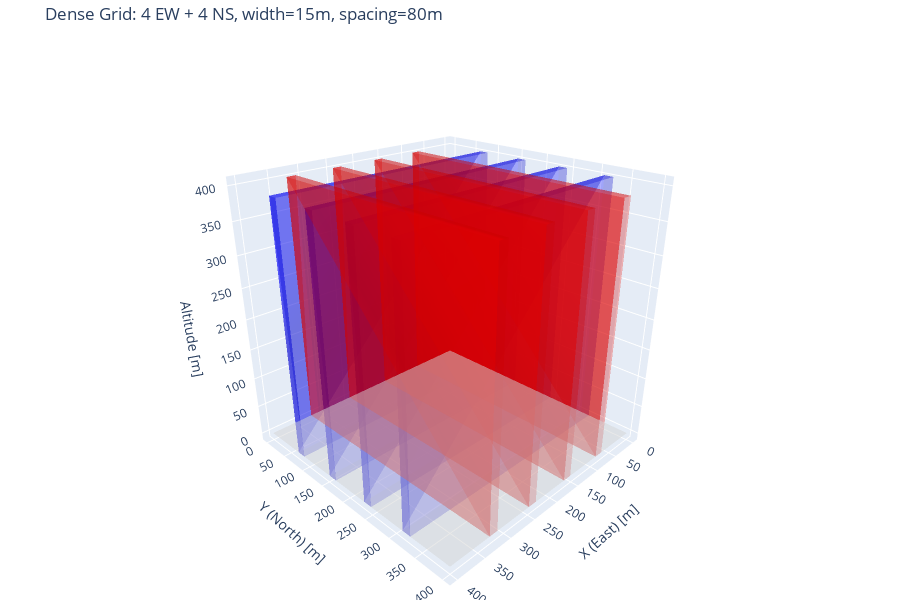

Notebook cell for this chart:
### Markdown cell above
## Example 3: Dense Grid

More corridors with tighter spacing.

### Code cell
corridors = generate_corridors(num_ew=4, num_ns=4, width="15", spacing="80", seed=42)
for c in corridors:
    print(json.dumps(c))

fig = visualize_corridors(corridors, title="Dense Grid: 4 EW + 4 NS, width=15m, spacing=80m")
fig.show()

### Figure 1 — Plotly figure (JSON) as saved in the notebook; plotly's stock layout.template omitted (floating-point values rounded to 4 significant figures)
{"data": [{"color": "blue", "hovertemplate": "ID: 0<br>Direction: EW<br>Center: 80.0m<br>Width: 15.0m<br>Altitude: 0-400m<extra></extra>", "i": [0, 0, 4, 4, 0, 1, 0, 3, 1, 2, 4, 5], "j": [1, 2, 5, 6, 1, 5, 3, 7, 2, 6, 5, 6], "k": [2, 3, 6, 7, 4, 4, 4, 4, 5, 5, 1, 2], "name": "EW corridor 0", "opacity": 0.3, "type": "mesh3d", "x": [0, 400, 400, 0, 0, 400, 400, 0], "y": [72.5, 72.5, 87.5, 87.5, 72.5, 72.5, 87.5, 87.5], "z": [0, 0, 0, 0, 400, 400, 400, 400]}, {"color": "blue", "hovertemplate": "ID: 1<br>Direction: EW<br>Center: 160.0m<br>Width: 15.0m<br>Altitude: 0-400m<extra></extra>", "i": [0, 0, 4, 4, 0, 1, 0, 3, 1, 2, 4, 5], "j": [1, 2, 5, 6, 1, 5, 3, 7, 2, 6, 5, 6], "k": [2, 3, 6, 7, 4, 4, 4, 4, 5, 5, 1, 2], "name": "EW corridor 1", "opacity": 0.3, "type": "mesh3d", "x": [0, 400, 400, 0, 0, 400, 400, 0], "y": [152.5, 152.5, 167.5, 167.5, 152.5, 152.5, 167.5, 167.5], "z": [0, 0, 0, 0, 400, 400, 400, 400]}, {"color": "blue", "hovertemplate": "ID: 2<br>Direction: EW<br>Center: 240.0m<br>Width: 15.0m<br>Altitude: 0-400m<extra></extra>", "i": [0, 0, 4, 4, 0, 1, 0, 3, 1, 2, 4, 5], "j": [1, 2, 5, 6, 1, 5, 3, 7, 2, 6, 5, 6], "k": [2, 3, 6, 7, 4, 4, 4, 4, 5, 5, 1, 2], "name": "EW corridor 2", "opacity": 0.3, "type": "mesh3d", "x": [0, 400, 400, 0, 0, 400, 400, 0], "y": [232.5, 232.5, 247.5, 247.5, 232.5, 232.5, 247.5, 247.5], "z": [0, 0, 0, 0, 400, 400, 400, 400]}, {"color": "blue", "hovertemplate": "ID: 3<br>Direction: EW<br>Center: 320.0m<br>Width: 15.0m<br>Altitude: 0-400m<extra></extra>", "i": [0, 0, 4, 4, 0, 1, 0, 3, 1, 2, 4, 5], "j": [1, 2, 5, 6, 1, 5, 3, 7, 2, 6, 5, 6], "k": [2, 3, 6, 7, 4, 4, 4, 4, 5, 5, 1, 2], "name": "EW corridor 3", "opacity": 0.3, "type": "mesh3d", "x": [0, 400, 400, 0, 0, 400, 400, 0], "y": [312.5, 312.5, 327.5, 327.5, 312.5, 312.5, 327.5, 327.5], "z": [0, 0, 0, 0, 400, 400, 400, 400]}, {"color": "red", "hovertemplate": "ID: 4<br>Direction: NS<br>Center: 80.0m<br>Width: 15.0m<br>Altitude: 0-400m<extra></extra>", "i": [0, 0, 4, 4, 0, 1, 0, 3, 1, 2, 4, 5], "j": [1, 2, 5, 6, 1, 5, 3, 7, 2, 6, 5, 6], "k": [2, 3, 6, 7, 4, 4, 4, 4, 5, 5, 1, 2], "name": "NS corridor 4", "opacity": 0.3, "type": "mesh3d", "x": [72.5, 87.5, 87.5, 72.5, 72.5, 87.5, 87.5, 72.5], "y": [0, 0, 400, 400, 0, 0, 400, 400], "z": [0, 0, 0, 0, 400, 400, 400, 400]}, {"color": "red", "hovertemplate": "ID: 5<br>Direction: NS<br>Center: 160.0m<br>Width: 15.0m<br>Altitude: 0-400m<extra></extra>", "i": [0, 0, 4, 4, 0, 1, 0, 3, 1, 2, 4, 5], "j": [1, 2, 5, 6, 1, 5, 3, 7, 2, 6, 5, 6], "k": [2, 3, 6, 7, 4, 4, 4, 4, 5, 5, 1, 2], "name": "NS corridor 5", "opacity": 0.3, "type": "mesh3d", "x": [152.5, 167.5, 167.5, 152.5, 152.5, 167.5, 167.5, 152.5], "y": [0, 0, 400, 400, 0, 0, 400, 400], "z": [0, 0, 0, 0, 400, 400, 400, 400]}, {"color": "red", "hovertemplate": "ID: 6<br>Direction: NS<br>Center: 240.0m<br>Width: 15.0m<br>Altitude: 0-400m<extra></extra>", "i": [0, 0, 4, 4, 0, 1, 0, 3, 1, 2, 4, 5], "j": [1, 2, 5, 6, 1, 5, 3, 7, 2, 6, 5, 6], "k": [2, 3, 6, 7, 4, 4, 4, 4, 5, 5, 1, 2], "name": "NS corridor 6", "opacity": 0.3, "type": "mesh3d", "x": [232.5, 247.5, 247.5, 232.5, 232.5, 247.5, 247.5, 232.5], "y": [0, 0, 400, 400, 0, 0, 400, 400], "z": [0, 0, 0, 0, 400, 400, 400, 400]}, {"color": "red", "hovertemplate": "ID: 7<br>Direction: NS<br>Center: 320.0m<br>Width: 15.0m<br>Altitude: 0-400m<extra></extra>", "i": [0, 0, 4, 4, 0, 1, 0, 3, 1, 2, 4, 5], "j": [1, 2, 5, 6, 1, 5, 3, 7, 2, 6, 5, 6], "k": [2, 3, 6, 7, 4, 4, 4, 4, 5, 5, 1, 2], "name": "NS corridor 7", "opacity": 0.3, "type": "mesh3d", "x": [312.5, 327.5, 327.5, 312.5, 312.5, 327.5, 327.5, 312.5], "y": [0, 0, 400, 400, 0, 0, 400, 400], "z": [0, 0, 0, 0, 400, 400, 400, 400]}, {"color": "lightgray", "hoverinfo": "skip", "i": [0, 0], "j": [1, 2], "k": [2, 3], "name": "Ground", "opacity": 0.5, "type": "mesh3d", "x": [0, 400, 400, 0], "y": [0, 0, 400, 400], "z": [0, 0, 0, 0]}], "layout": {"height": 600, "legend": {"x": 0.01, "xanchor": "left", "y": 0.99, "yanchor": "top"}, "margin": {"b": 0, "l": 0, "r": 0, "t": 40}, "scene": {"aspectmode": "data", "camera": {"eye": {"x": 1.5, "y": 1.5, "z": 1}}, "xaxis": {"title": {"text": "X (East) [m]"}}, "yaxis": {"title": {"text": "Y (North) [m]"}}, "zaxis": {"title": {"text": "Altitude [m]"}}}, "title": {"text": "Dense Grid: 4 EW + 4 NS, width=15m, spacing=80m"}}}
